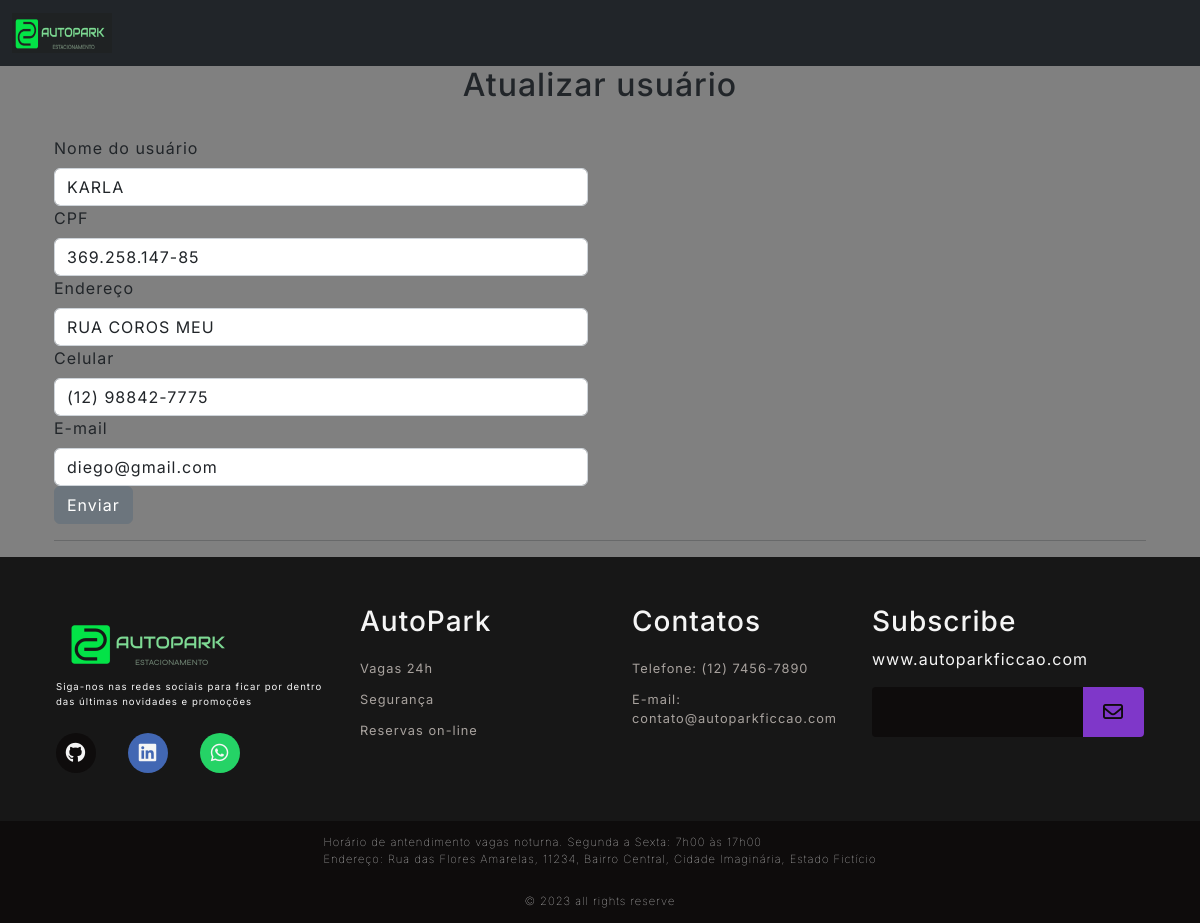
/user/3/updateUser (signed in), run on an earlier commit of the app's database.
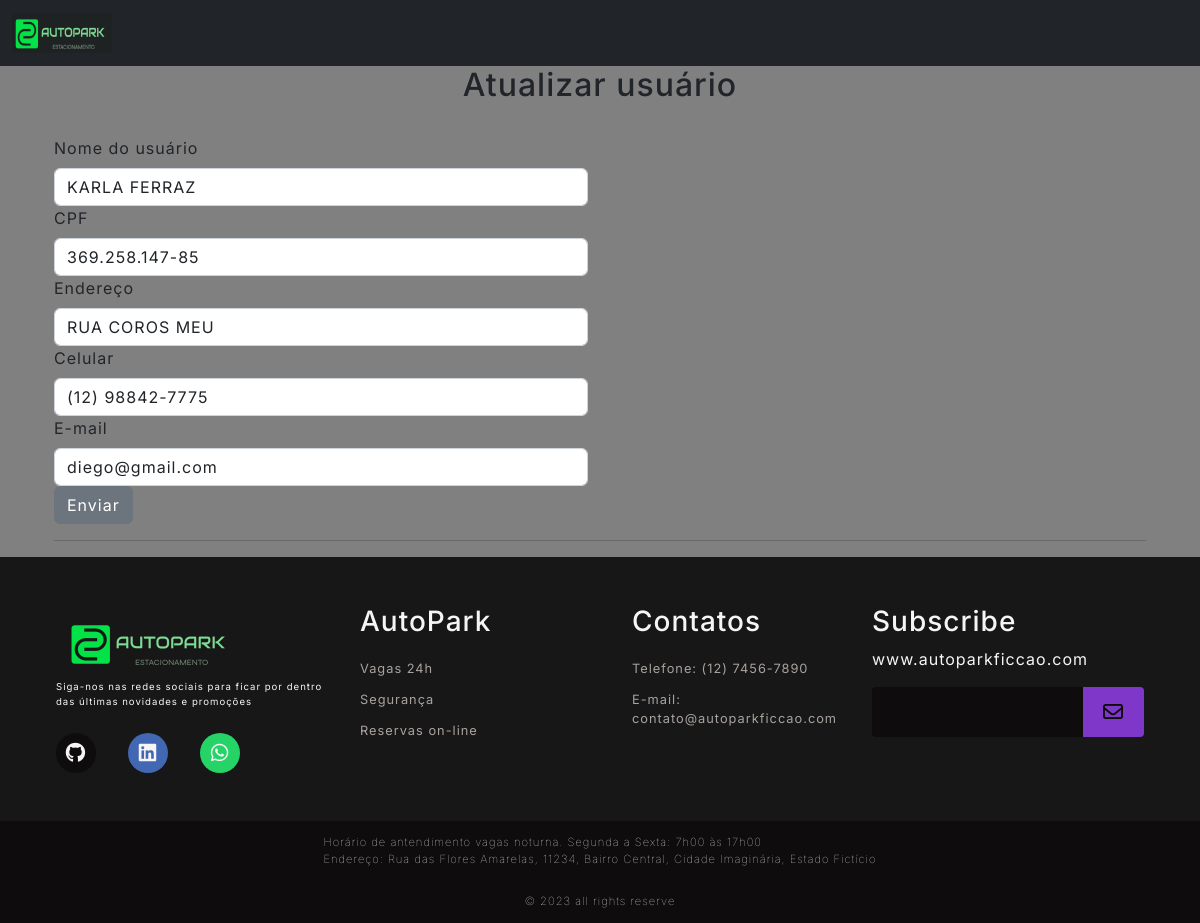
And on a later commit of the database.
### Src/Model/BancoDados.py (models this page shows, shortened)
class Usuarios(UserMixin,db.Model):
  __tablename__= "Usuarios"
  id = db.Column(db.Integer, primary_key=True, autoincrement=True)
  cpf = db.Column(db.Integer, unique=True)
  codUser = db.Column(db.Integer, unique=True)
  nome = db.Column(db.String(150))
  endereco = db.Column(db.String(150))
  contato = db.Column(db.String(150))
  email = db.Column(db.String(150))
  senha = db.Column(db.String(150))
  status = db.Column(db.String(3))

### Src/View/User.py (the view, shortened to what this page needs)
@User.route('/<int:id>/updateUser', methods=['GET','POST'])
@login_required
def updateUser(id):
  _user = Usuarios.query.filter_by(id=id).first()
  return render_template('atualizarUsuarios.html', user=_user)

### Src/View/Login.py (called while the page is built)
@login_manager.user_loader
def load_user(employee_id):
  usuario = Usuarios.query.filter_by(id=employee_id).first()
  return usuario

### Templates/atualizarUsuarios.html (shortened to what this page needs)
{% extends 'base.html' %}
{% block conteudo %}
<h2 style="text-align: center;">Atualizar usuário</h2><br>
<div class="container">
<form method="POST" action="{{url_for('router.user.updateUser', id=user.id)}}">
  <div class="row">
    <div class="col-sm-6">
      <label class="form-label" for="form3Example4">Nome do usuário</label>
      <input type="text" class="form-control" name="nome" value="{{user.nome}}">
      <label class="form-label" for="form3Example4">CPF</label>
      <input type="text" minlength="11" maxlength="11" class="form-control" id="cpf" name="cpf" value="{{user.cpf}}">
      <label class="form-label" for="form3Example4">Endereço</label>
      <input type="text" class="form-control" name="endereco" value="{{user.endereco}}">
      <label class="form-label" for="form3Example4">Celular</label>
      <input type="text" class="form-control" name="contato" value="{{user.contato}}" id="celular">
      <label class="form-label" for="form3Example4">E-mail</label>
      <input type="text" class="form-control" name="email" value="{{user.email}}">
      <button type="submit" name="bt1" value="1" class="btn btn-secondary">Enviar</button>
    </div>
  </div>
  <hr>
</div>
{% endblock conteudo %}

What changed in the data, as far as the page shows it:
changed Usuarios "RUA COROS MEU": nome "KARLA" → "KARLA FERRAZ"
